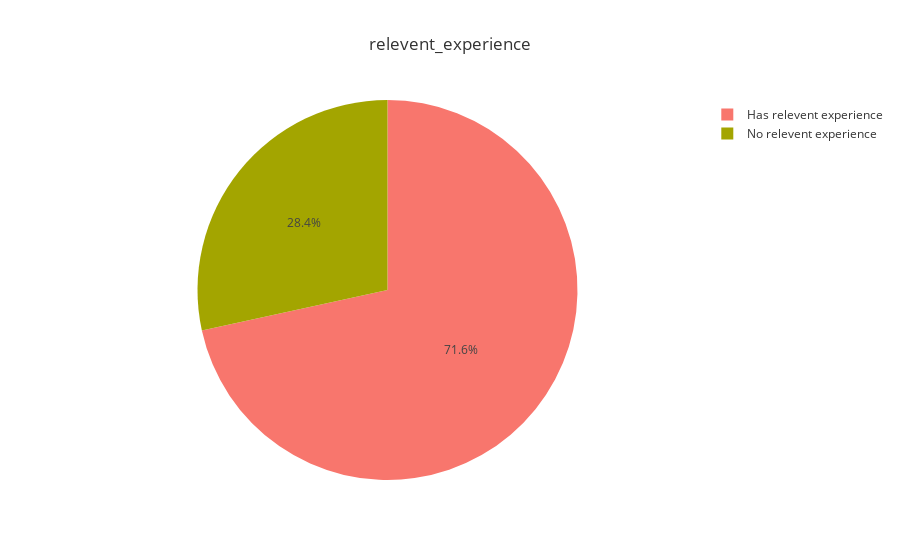

Notebook cell for this chart:
### Code cell
print("Number of Missing Values: ", aug_train['relevent_experience'].isna().sum())
fig = px.pie(aug_train['relevent_experience'].value_counts(), values='relevent_experience', 
             names = aug_train['relevent_experience'].value_counts().index,title = 'relevent_experience',template='ggplot2')
fig.show()

### Figure 1 — Plotly figure (JSON) as saved in the notebook; plotly's stock layout.template omitted (floating-point values rounded to 4 significant figures)
{"data": [{"domain": {"x": [0, 1], "y": [0, 1]}, "hovertemplate": "label=%{label}<br>relevent_experience=%{value}<extra></extra>", "labels": ["Has relevent experience", "No relevent experience"], "legendgroup": "", "name": "", "showlegend": true, "type": "pie", "values": [1524, 605]}], "layout": {"legend": {"tracegroupgap": 0}, "title": {"text": "relevent_experience"}}}
